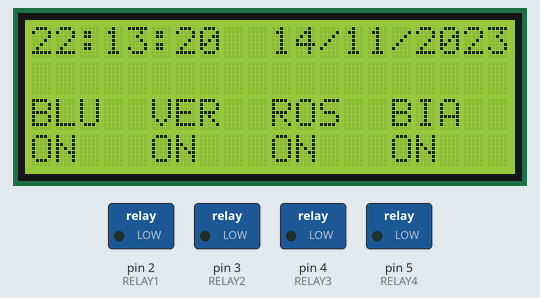
A sketch run on a simulated Arduino Uno, built with avr-gcc and run on an emulated ATmega328P. On the bench: 20×4 character LCD, switched loads named in the sketch (green lamp = pin HIGH). The local clock reads 2024-03-15 10:24:30 at power-on unless the sketch sets it; EEPROM starts erased; what the sketch prints to the serial monitor is not drawn.

Above: at 0.2 s.
At 5.0 s:
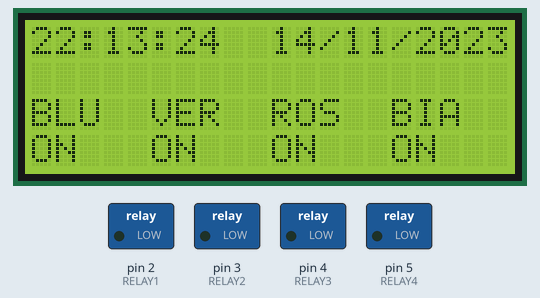
At 11.8 s:
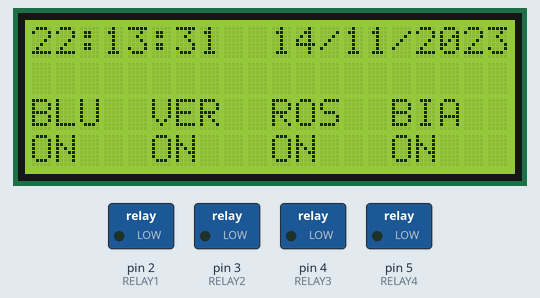
At 15.7 s:
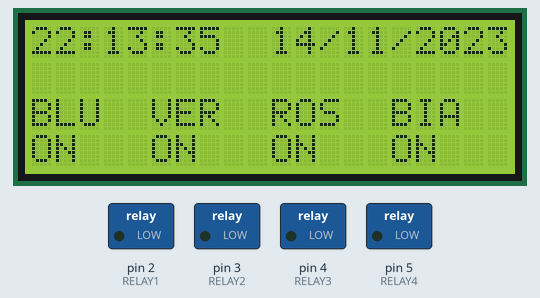
At 23.4 s:
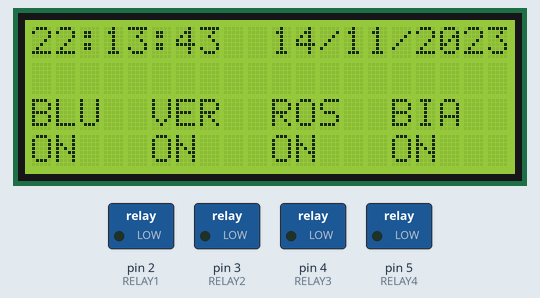
At 32.1 s:
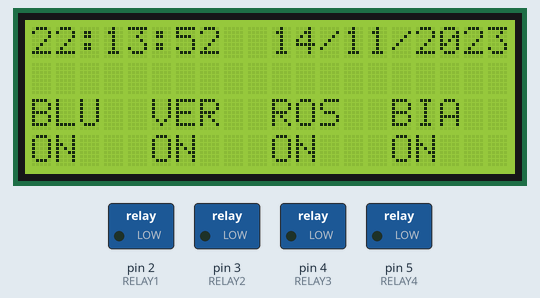
Timing chart, 0 to 33.6 s (numbered marks = the images above):
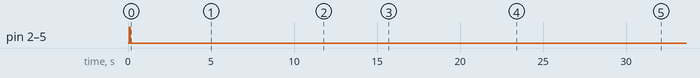

The sketch:

RTC_example1.ino
```cpp
// FAR TOO SIMPLE SCHEDULER 1.0
// andrevergamito, 26/8/2015

#include <Wire.h>               // essential libraries needed for the project IF you intend on using a rtc      and a lcd display
#include <RTClib.h>
#include <LiquidCrystal_I2C.h>
#include <EEPROM.h>

RTC_DS1307 rtc;                 // declare RTC
LiquidCrystal_I2C lcd(0x27, 20, 4);   // address column and rows of the i2c LCD

bool stat1;     //4 booleans to store in the eeprom the current state of the lighs
bool stat2;
bool stat3;
bool stat4;


#define RELAY1  2    //BLU                //output pins for four relays used to control the lights
#define RELAY2  3    //VER
#define RELAY3  4    //ROS
#define RELAY4  5    //BIA


int luce1 = 0;  //BLU                   //current state of the lights
int luce2 = 0;  //VER
int luce3 = 0;  //ROS
int luce4 = 0;  //BIA


//ORE ACCENSIONE                          // hour and minutes the four schedulers are going to turn on
int ore1on = 10; //BLU
int min1on = 0;
int ore2on = 10; //VER
int min2on = 30;
int ore3on = 11; //ROS
int min3on = 0;
int ore4on = 12; //BIA
int min4on = 0;

//ORE SPEGNIMENTO

int ore1off = 13; //BLU                   // hour and minutes the four schedulers are going to turn off
int min1off = 0;
int ore2off = 13; //VER
int min2off = 30;
int ore3off = 13; //ROS
int min3off = 0;
int ore4off = 13; //BIA
int min4off = 30;


void setup () {

  stat1 = EEPROM.read(0);         // pull the eeprom-saved data when turning on to get the lights to the status previus to turning off and than on again the arduino
  stat2 = EEPROM.read(1);
  stat3 = EEPROM.read(2);
  stat4 = EEPROM.read(3);


  luce1 = stat1;                  // every light now gets the eeprom vallue just fetched
  luce2 = stat2;
  luce3 = stat3;
  luce4 = stat4;

  Wire.begin();                   // start i2c communication, turn on screen bachlight and clear the LCD
  lcd.begin();
  lcd.backlight();
  lcd.clear();

  pinMode(RELAY1, OUTPUT);       //set the four relays pins as output
  pinMode(RELAY2, OUTPUT);
  pinMode(RELAY3, OUTPUT);
  pinMode(RELAY4, OUTPUT);

  digitalWrite(RELAY1, HIGH);     //turn all the light of for now to prevent random switches while code loads
  digitalWrite(RELAY2, HIGH);
  digitalWrite(RELAY3, HIGH);
  digitalWrite(RELAY4, HIGH);


  rtc.adjust(DateTime(F(__DATE__), F(__TIME__)));         //uncomment to set RTC time as of sketch compiling time BUT then upload code with line blanked out to prevent clock resetting time

  Serial.begin(9600);
#ifdef AVR
  Wire.begin();
#else
  Wire1.begin(); // Shield I2C pins connect to alt I2C bus on Arduino Due
#endif
  rtc.begin();

  if (! rtc.isrunning()) {
    Serial.println("RTC is NOT running!");
    // following line sets the RTC to the date & time this sketch was compiled
    rtc.adjust(DateTime(__DATE__, __TIME__));

}

}


void loop () {

  DateTime now = rtc.now();       //pull RTC data
  Serial.print(now.year(), DEC);
    Serial.print('/');
    Serial.print(now.month(), DEC);
    Serial.print('/');
    Serial.print(now.day(), DEC);
    Serial.print(' ');
    Serial.print(now.hour(), DEC);
    Serial.print(':');
    Serial.print(now.minute(), DEC);
    Serial.print(':');
    Serial.print(now.second(), DEC);
    Serial.println();
  //ORE
  lcd.setCursor(0, 0);
  lcd.print("  :  :      /  /");                            ///////////////////////////     Example 20x4 layout
  lcd.setCursor(0, 0);                                   //00:00:00 00/00/0000 /
  lcd.print(now.hour());                                //                             /
  lcd.setCursor(3, 0);                                   //BLU  VER  ROS  BIA  /
  lcd.print(now.minute());                             //OFF  ON   OFF  ON    /
  lcd.setCursor(6, 0);                                   ///////////////////////////
  lcd.print(now.second());
  lcd.setCursor(10, 0);
  lcd.print(now.day());
  lcd.setCursor(13, 0);
  lcd.print(now.month());
  lcd.setCursor(16, 0);
  lcd.print(now.year());

  lcd.setCursor(0, 2);
  lcd.print("BLU  VER  ROS  BIA");

  //ATTENTION: this is the part of code where is decided what happens when a time is met and where the on/off on the screen is decided

  lcd.setCursor(0, 3);                        // luce1
  if (luce1 == 0) {                           // if luce1 is marked as off (0)
    lcd.print("OFF");                          //print OFF on the LCD
    EEPROM.update(0, 0);                  //and write this value on eeprom. i  used update because in this way if previous value == new value no writing occurs saving eeprom cycles but wasting 3.3ms

    digitalWrite(RELAY1, HIGH);         //if the light is off the relay is high, that is because if i lose power all light go on and i can manually control them

  }
  else {                                         //if luce1 is marked as On (1)
    lcd.print("ON ");                         //print ON on the LCD
    EEPROM.update(0, 1);                 //and write this value on eeprom
    digitalWrite(RELAY1, LOW);          //also turn on the light
  }

  lcd.setCursor(5, 3);          // luce2
  if (luce2 == 0) {
    lcd.print("OFF");
    EEPROM.update(1, 0);
    digitalWrite(RELAY2, HIGH);
  }
  else {
    lcd.print("ON ");
    EEPROM.update(1, 1);
    digitalWrite(RELAY2, LOW);
  }

  lcd.setCursor(10, 3);          // luce3
  if (luce3 == 0) {
    lcd.print("OFF");
    EEPROM.update(2, 0);
    digitalWrite(RELAY3, HIGH);
  }
  else {
    lcd.print("ON ");
    EEPROM.update(2, 1);
    digitalWrite(RELAY3, LOW);
  }

  lcd.setCursor(15, 3);          // luce4
  if (luce4 == 0) {
    lcd.print("OFF");
    EEPROM.update(3, 0);
    digitalWrite(RELAY4, HIGH);
  }
  else {
    lcd.print("ON ");
    EEPROM.update(3, 1);
    digitalWrite(RELAY4, LOW);
  }

  // IMPORTANT!!! this is the bit of code actually imporant, where time is checked every second and switches are pulled on/off

  int hour = now.hour();    //make the hours and minutes int to prevent error with 0 being seen as error
  int minute = now.minute();

  //turning on sequence

  if (hour == ore1on) {             //if hours match turning on time and minutes too, flag luce1 so next cycle magic can happen
    if (minute == min1on) luce1 = 1;
  }

  if (hour == ore2on) {
    if (minute == min2on) luce2 = 1;
  }

  if (hour == ore3on) {
    if (minute == min3on) luce3 = 1;
  }

  if (hour == ore4on) {
    if (minute == min4on) luce4 = 1;
  }

  //turning off sequence
  if (hour == ore1off) {
    if (minute == min1off) luce1 = 0;
  }

  if (hour == ore2off) {
    if (minute == min2off) luce2 = 0;
  }

  if (hour == ore3off) {
    if (minute == min3off) luce3 = 0;
  }

  if (hour == ore4off) {
    if (minute == min4off) luce4 = 0;
  }

  delay(900); //this delay keeps the code running almost once a second, to prevent too fast refreshes of the LCD
}
```

Measured:
- by itself, pin 2 (RELAY1), pin 3 (RELAY2), pin 4 (RELAY3): HIGH → LOW at 0.13 s
- by itself, pin 5 (RELAY4): HIGH → LOW at 0.14 s
- what the display in image 1 shows lasts 0.9 s, from 5.0 s to 5.9 s
